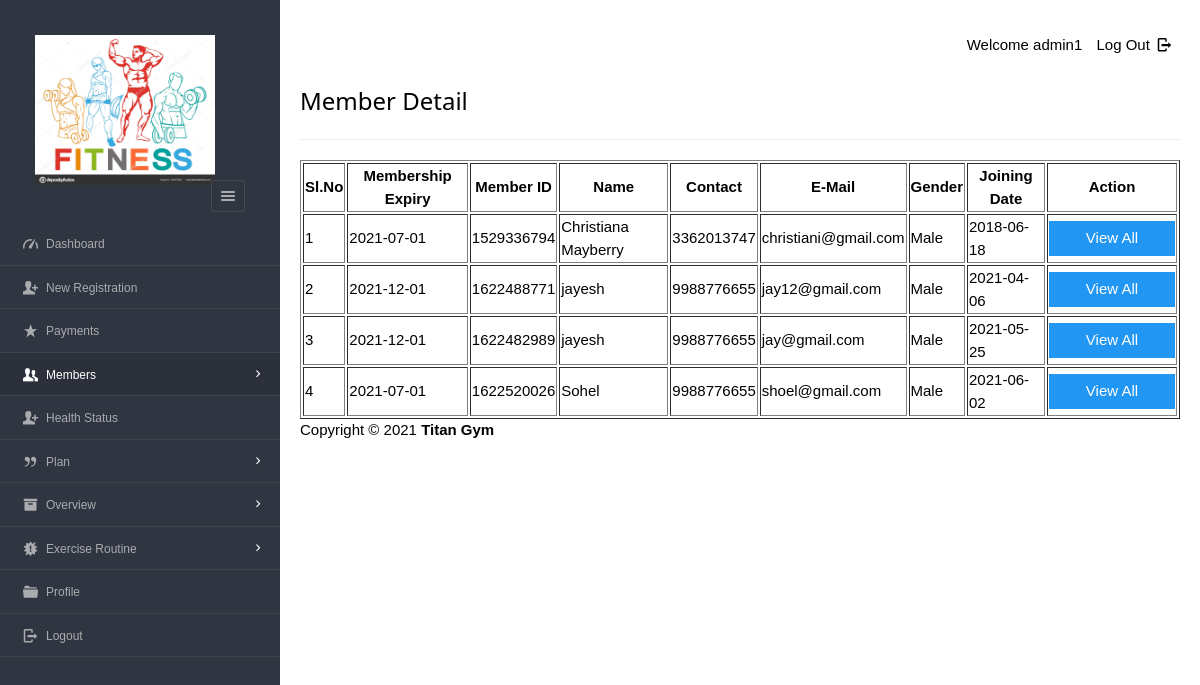
The page /gym1/dashboard/admin/table_view.php (signed in) on the database its author committed.
### tables this page shows
CREATE TABLE `enrolls_to` (
  `et_id` int(5) NOT NULL,
  `pid` varchar(8) NOT NULL,
  `uid` varchar(20) NOT NULL,
  `paid_date` varchar(15) DEFAULT NULL,
  `expire` varchar(15) DEFAULT NULL,
  `renewal` varchar(15) DEFAULT NULL
);

CREATE TABLE `users` (
  `userid` varchar(20) NOT NULL,
  `username` varchar(40) NOT NULL,
  `gender` varchar(8) DEFAULT NULL,
  `mobile` varchar(20) NOT NULL,
  `email` varchar(20) NOT NULL,
  `dob` varchar(10) DEFAULT NULL,
  `joining_date` varchar(10) DEFAULT NULL
);

### gym1/dashboard/admin/table_view.php (the view, shortened to what this page needs)
<?php
require '../../include/db_conn.php';
?>
<!DOCTYPE html>
<html lang="en">
<head>
   <link rel="stylesheet" href="../../css/style.css"  id="style-resource-5">
    <link rel="stylesheet" href="../../css/dashMain.css">
    <link rel="stylesheet" type="text/css" href="../../css/entypo.css">
	<link href="a1style.css" rel="stylesheet" type="text/css">
</head>
    <body class="page-body  page-fade" onload="collapseSidebar()">
    	<div class="page-container sidebar-collapsed" id="navbarcollapse">
		<div class="sidebar-menu">
			<header class="logo-env">
			<div class="logo">
				<a href="main.php">
					<img src="../../images/fit.jpg" alt="" width="192" height="80" />
				</a>
			</div>
					<div class="sidebar-collapse" onclick="collapseSidebar()">
				<a href="#" class="sidebar-collapse-icon with-animation">
					<i class="entypo-menu"></i>
				</a>
			</div>
			</header>
    		<?php include('nav.php'); ?>
    	</div>
    		<div class="main-content">
				<div class="row">
					<div class="col-md-6 col-sm-8 clearfix">
					</div>
					<div class="col-md-6 col-sm-4 clearfix hidden-xs">
						<ul class="list-inline links-list pull-right">
							<li>Welcome <?php echo $_SESSION['full_name']; ?>
							</li>
							<li>
								<a href="logout.php">
									Log Out <i class="entypo-logout right"></i>
								</a>
							</li>
						</ul>
					</div>
				</div>
		<h3>Member Detail</h3>
		<hr />
		<table class="table table-bordered datatable" id="table-1" border=1>
			<thead>
				<tr><h2>
					<th>Sl.No</th>
					<th>Membership Expiry</th>
					<th>Member ID</th>
					<th>Name</th>
					<th>Contact</th>
					<th>E-Mail</th>
					<th>Gender</th>
					<th>Joining Date</th>
					<th>Action</th></h2>
				</tr>
			</thead>
				<tbody>
						<?php
							$query  = "select * from users ORDER BY joining_date";
							$result = mysqli_query($con, $query);
							$sno    = 1;
							if (mysqli_affected_rows($con) != 0) {
							    while ($row = mysqli_fetch_array($result, MYSQLI_ASSOC)) {
							        $uid   = $row['userid'];
							        $query1  = "select * from enrolls_to WHERE uid='$uid' AND renewal='yes'";
							        $result1 = mysqli_query($con, $query1);
							        if (mysqli_affected_rows($con) == 1) {
							            while ($row1 = mysqli_fetch_array($result1, MYSQLI_ASSOC)) {
							                echo "<tr><td>".$sno."</td>";
							                echo "<td>" . $row1['expire'] . "</td>";
							                echo "<td>" . $row['userid'] . "</td>";
							                echo "<td>" . $row['username'] . "</td>";
							                echo "<td>" . $row['mobile'] . "</td>";
							                echo "<td>" . $row['email'] . "</td>";
							                echo "<td>" . $row['gender'] . "</td>";
							                echo "<td>" . $row['joining_date'] ."</td>";
							                $sno++;
							                echo "<td><form action='viewall_detail.php' method='post'><input type='hidden' name='name' value='" . $uid . "'/><input type='submit' class='a1-btn a1-blue' id='button1' value='View All ' class='btn btn-info'/></form></td></tr>";
							            }
							        }
							    }
							}
						?>
					</tbody>
				</table>
			<?php include('footer.php'); ?>
    	</div>
    </body>
</html>

### gym1/css/style.css (style rules this page uses)
html { font-size: 62.5%; font-family: sans-serif; }
div { display: block; }
body { font-family: "Noto Sans", sans-serif, "Helvetica Neue", Helvetica, Arial, sans-serif; font-size: 12px; line-height: 1.428571429; display: block; margin: 0; }
*, *:before, *:after { box-sizing: border-box; }
a { text-decoration: none; background: transparent; }
img { vertical-align: middle; }
img { border: 0; }
.logo img { width: 220px; height: 200px; }
input, button, select, textarea { font-family: inherit; font-size: inherit; line-height: inherit; }
button, input { line-height: normal; }
button, input, select, textarea { font-family: inherit; font-size: 100%; margin: 0; }
input { background-color: white; cursor: text; padding: 1px; border-width: 2px; border-style: inset; border-color: initial; border-image: initial; }
input, textarea, select, button { text-rendering: auto; color: initial; letter-spacing: normal; word-spacing: normal; text-transform: none; text-indent: 0px; text-shadow: none; display: inline-block; text-align: start; margin: 0em; font: 400 13.3333px Arial; }
button, html input[type="button"], input[type="reset"], input[type="submit"] { cursor: pointer; }
a { color: #373e4a; text-decoration: none; }
a { background: transparent; }
a { color: #373e4a; }
.page-container { position: relative; padding-left: 280px; }
.page-container .sidebar-menu { position: absolute; width: 280px; top: 0; left: 0; bottom: 0; background: #303641; color: #aaabae; z-index: 1; min-height: 796px; box-sizing: border-box; }
.page-container .sidebar-menu .logo-env { width: 100%; padding: 35px; padding-bottom: 10px; box-sizing: border-box; }
.page-container .sidebar-menu .logo-env:before, .page-container .sidebar-menu .logo-env:after { content: " "; display: table; }
.page-container .sidebar-menu .logo-env > div { display: block; vertical-align: middle; white-space: nowrap; float: left; }
.page-container .sidebar-menu .logo-env > div > a { display: inline-block; color: #aaabae; }
.page-container .sidebar-menu .logo-env > div.sidebar-collapse, .page-container .sidebar-menu .logo-env > div.sidebar-mobile-menu { position: relative; float: right; }
.page-container .sidebar-menu .logo-env > div.sidebar-collapse a, .page-container .sidebar-menu .logo-env > div.sidebar-mobile-menu a { display: inline-block; border: 1px solid #454a54; text-align: center; padding: 0; line-height: 1; font-size: 20px; font-weight: 300; padding: 5px 2px; background-clip: padding-box; border-radius: 3px; transition: all 200ms ease-in-out; }
.page-container .sidebar-menu .logo-env .logo img { width: 180px; height: 150px; }
.page-container .sidebar-menu .logo-env:after { clear: both; }
ul, ol { margin-top: 0; margin-bottom: 8.5px; }
ul, menu, dir { display: block; list-style-type: disc; }
li { display: list-item; }
i, cite, em, var, address, dfn { font-style: italic; }

### gym1/css/entypo.css (style rules this page uses)
[class^="entypo-"]:before, [class*=" entypo-"]:before { font-family: "entypo"; font-style: normal; font-weight: normal; speak: none; display: inline-block; text-decoration: inherit; width: 1em; margin-right: .2em; text-align: center; font-variant: normal; text-transform: none; line-height: 1em; margin-left: .2em; }
.entypo-menu:before { content: '\e811'; }
.entypo-logout:before { content: '\e85d'; }

### gym1/dashboard/admin/table_view.php (style rules this page uses)
#button1 { width:126px; }

### rows shown on the page
enrolls_to: expire "2021-07-01", uid.userid "1529336794", uid.username "Christiana Mayberry", uid.mobile "3362013747", uid.email "christiani@gmail.com", uid.gender "Male", uid.joining_date "2018-06-18"
enrolls_to: expire "2021-12-01", uid.userid "1622488771", uid.username "jayesh", uid.mobile "9988776655", uid.email "jay12@gmail.com", uid.gender "Male", uid.joining_date "2021-04-06"
enrolls_to: expire "2021-12-01", uid.userid "1622482989", uid.username "jayesh", uid.mobile "9988776655", uid.email "jay@gmail.com", uid.gender "Male", uid.joining_date "2021-05-25"
enrolls_to: expire "2021-07-01", uid.userid "1622520026", uid.username "Sohel", uid.mobile "9988776655", uid.email "shoel@gmail.com", uid.gender "Male", uid.joining_date "2021-06-02"

### other values the page prints
$_SESSION['full_name'] "admin1"
